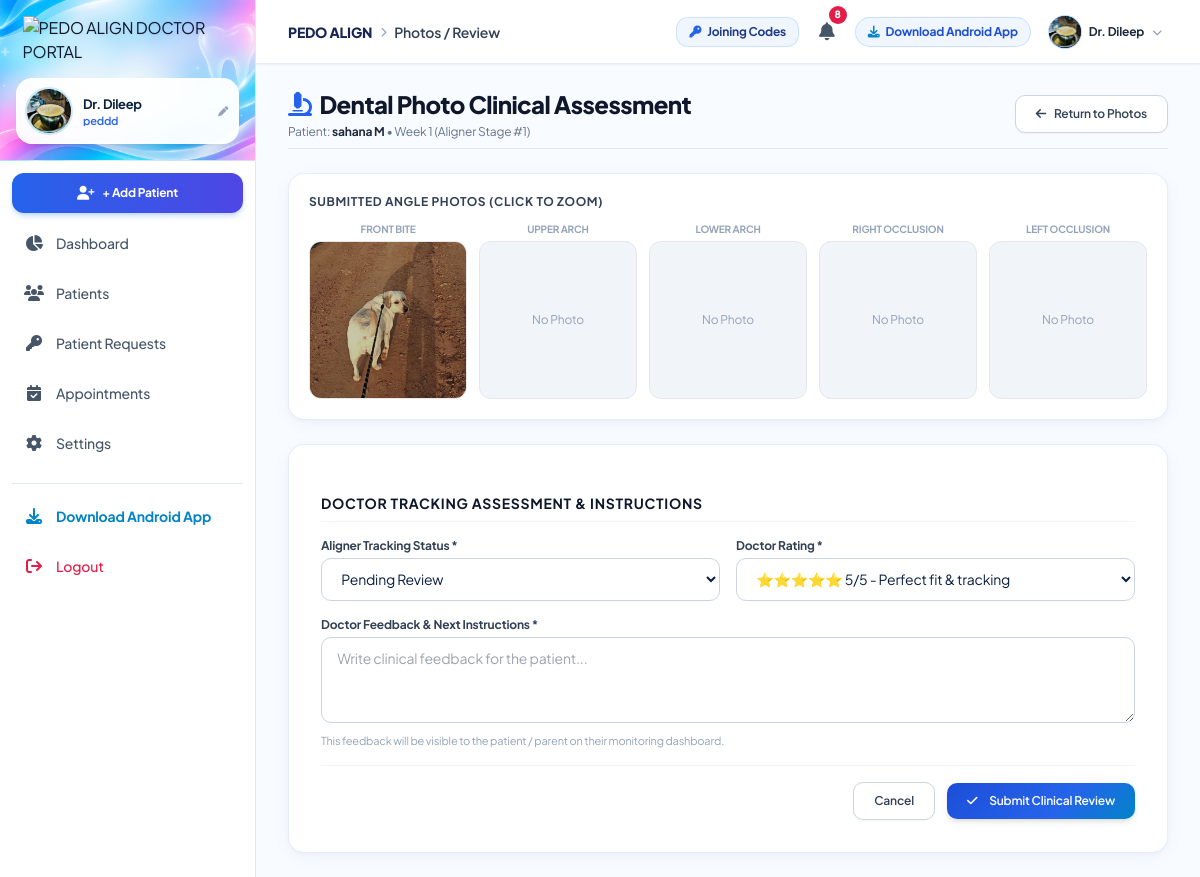
Page /photos/4/review/ (signed in) on the earlier database version.
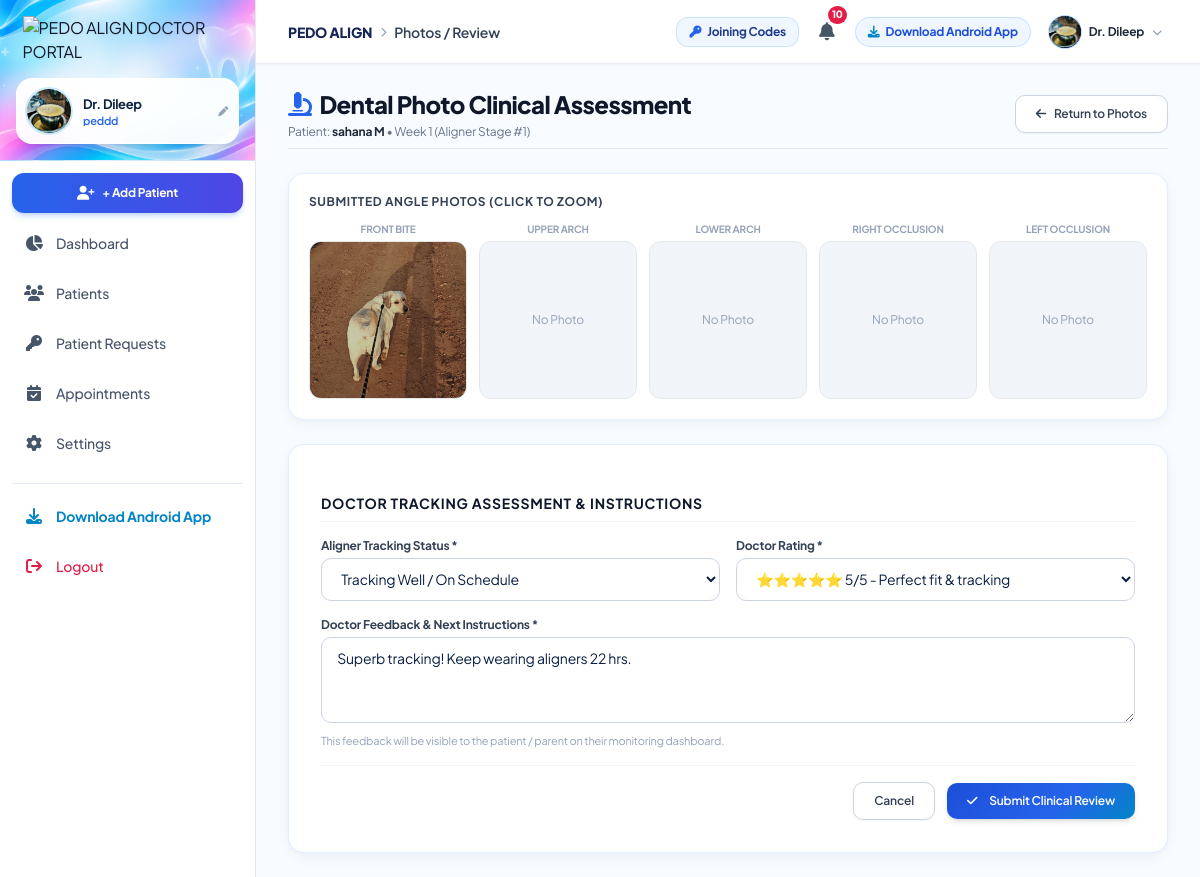
Same page on the later database version.
### doctor/models.py (models this page shows, shortened)
class PhotoMonitoring(models.Model):
    TRACKING_STATUS_CHOICES = [
        ('PENDING_REVIEW', 'Pending Review'),
        ('TRACKING_WELL', 'Tracking Well / On Schedule'),
        ('NEEDS_ATTENTION', 'Needs Attention / Minor Misfit'),
        ('ALIGNER_MISFIT', 'Significant Misfit / Escalated'),
    ]
    patient = models.ForeignKey(Patient, on_delete=models.CASCADE, related_name='photo_uploads')
    week_number = models.PositiveIntegerField(default=1)
    aligner_stage = models.PositiveIntegerField(default=1)
    upload_date = models.DateField(default=timezone.now)
    front_bite_photo = models.ImageField(upload_to='monitoring_photos/', blank=True, null=True)
    upper_arch_photo = models.ImageField(upload_to='monitoring_photos/', blank=True, null=True)
    lower_arch_photo = models.ImageField(upload_to='monitoring_photos/', blank=True, null=True)
    right_occlusion_photo = models.ImageField(upload_to='monitoring_photos/', blank=True, null=True)
    left_occlusion_photo = models.ImageField(upload_to='monitoring_photos/', blank=True, null=True)
    patient_notes = models.TextField(blank=True, null=True)
    tracking_status = models.CharField(max_length=50, choices=TRACKING_STATUS_CHOICES, default='PENDING_REVIEW')
    doctor_feedback = models.TextField(blank=True, null=True)
    doctor_rating = models.PositiveIntegerField(default=5, help_text="Rating out of 5")
    reviewed_at = models.DateTimeField(blank=True, null=True)
    is_before_sample = models.BooleanField(default=False)
    is_after_sample = models.BooleanField(default=False)
    created_at = models.DateTimeField(auto_now_add=True)
    class Meta:
        ordering = ['-upload_date', '-created_at']

### doctor/views.py (the view, shortened to what this page needs)
# urls.py: path('photos/<int:photo_id>/review/', views.photo_review_view, name='photo_review'),
@login_required
def photo_review_view(request, photo_id):
    doctor = get_doctor_or_none(request.user)
    if not doctor:
        return redirect('doctor:login')
    photo_obj = get_object_or_404(PhotoMonitoring, id=photo_id, patient__doctor=doctor)
    form = PhotoMonitoringReviewForm(request.POST or None, instance=photo_obj)
    return render(request, 'doctor/photos/photo_review.html', {
        'form': form,
        'photo': photo_obj,
        'patient': photo_obj.patient,
        'doctor': doctor
    })

### doctor/forms.py
class PhotoMonitoringReviewForm(forms.ModelForm):
    class Meta:
        model = PhotoMonitoring
        fields = ['tracking_status', 'doctor_rating', 'doctor_feedback']
        widgets = {
            'tracking_status': forms.Select(attrs={'class': 'form-input'}),
            'doctor_rating': forms.Select(
                choices=[(5, '⭐⭐⭐⭐⭐ 5/5 - Perfect fit & tracking'),
                         (4, '⭐⭐⭐⭐ 4/5 - Good tracking'),
                         (3, '⭐⭐⭐ 3/5 - Acceptable with minor gaps'),
                         (2, '⭐⭐ 2/5 - Poor tracking / chewier recommended'),
                         (1, '⭐ 1/5 - Urgent Clinic Review Required')],
                attrs={'class': 'form-input'}
            ),
            'doctor_feedback': forms.Textarea(attrs={'class': 'form-input', 'rows': 3, 'placeholder': 'Write clinical feedback for the patient...'}),
        }

### doctor/models.py (called while the page is built)
    @property
    def full_name(self):
        return f"{self.first_name} {self.last_name}"

### doctor/views.py (called while the page is built)
def get_doctor_or_none(user):
    if not user.is_authenticated:
        return None
    try:
        return user.doctor_profile
    except DoctorProfile.DoesNotExist:
        return None

### doctor/templates/doctor/photos/photo_review.html (shortened to what the changed rows need)
{% extends 'doctor/base.html' %}
{% load static %}
{% block content %}
<div class="max-w-4xl mx-auto space-y-6">
    <div class="flex items-center justify-between pb-2 border-b border-slate-200">
        <div>
            <h1 class="text-2xl font-black text-slate-900 tracking-tight flex items-center gap-2">
                <i class="fa-solid fa-microscope text-blue-600"></i> Dental Photo Clinical Assessment
            </h1>
            <p class="text-xs text-slate-500 mt-1">
                Patient: <strong class="text-slate-800">{{ patient.full_name }}</strong> • Week {{ photo.week_number }} (Aligner Stage #{{ photo.aligner_stage }})
            </p>
        </div>
    </div>
    <div class="pa-card p-5">
        <div class="grid grid-cols-2 sm:grid-cols-5 gap-3">
            <div class="cursor-pointer" onclick="openImageModal('{% if photo.front_bite_photo %}{{ photo.front_bite_photo.url }}{% else %}{% static 'doctor/images/placeholder_dental.jpg' %}{% endif %}', 'Front Bite')">
                <div class="aspect-square bg-slate-100 rounded-xl overflow-hidden border">
                    {% if photo.front_bite_photo %}
                    <img src="{{ photo.front_bite_photo.url }}" class="w-full h-full object-cover">
                    {% else %}
                    <div class="w-full h-full flex items-center justify-center text-slate-400 text-xs">No Photo</div>
                    {% endif %}
                </div>
            </div>
        </div>
    </div>
    <form method="POST" class="pa-card p-6 sm:p-8 space-y-4">
        <div class="grid grid-cols-1 sm:grid-cols-2 gap-4">
            <div>
                <label class="block text-xs font-bold text-slate-700 mb-1">Aligner Tracking Status *</label>
                {{ form.tracking_status }}
            </div>
            <div>
                <label class="block text-xs font-bold text-slate-700 mb-1">Doctor Rating *</label>
                {{ form.doctor_rating }}
            </div>
        </div>
        <div>
            <label class="block text-xs font-bold text-slate-700 mb-1">Doctor Feedback & Next Instructions *</label>
            {{ form.doctor_feedback }}
            <span class="text-[11px] text-slate-400 block mt-1">This feedback will be visible to the patient / parent on their monitoring dashboard.</span>
        </div>
    </form>
</div>
{% endblock %}

### doctor/templates/doctor/base.html (shortened to what the changed rows need)
{% load static %}
<!DOCTYPE html>
<html lang="en" class="h-full bg-slate-50">
<head>
    <script src="https://cdn.tailwindcss.com"></script>
    <link rel="stylesheet" href="https://cdnjs.cloudflare.com/ajax/libs/font-awesome/6.5.1/css/all.min.css">
    <link rel="stylesheet" href="{% static 'doctor/css/custom.css' %}">
</head>
<body class="h-full flex flex-col font-sans text-slate-900 bg-slate-50 antialiased selection:bg-blue-100 selection:text-blue-900">
    <div class="flex h-screen overflow-hidden">
        <div class="flex-1 flex flex-col min-w-0 overflow-hidden bg-[#f8fbff]">
            <header class="h-16 w-full bg-white/95 backdrop-blur-md border-b border-slate-200/80 flex items-center justify-between px-4 sm:px-6 lg:px-8 z-30 shadow-sm flex-shrink-0">
                <div class="flex items-center gap-3">
                    <a href="{% url 'doctor:notifications' %}" class="relative p-2 rounded-xl text-slate-600 hover:bg-blue-50 hover:text-blue-600 transition-all " title="View Notifications">
                        <i class="fa-solid fa-bell text-lg"></i>
                        {% if unread_notifications_count > 0 %}
                        <span class="absolute -top-1 -right-1 min-w-[18px] h-[18px] px-1 bg-rose-600 text-white text-[10px] font-black rounded-full flex items-center justify-center ring-2 ring-white shadow-xs animate-pulse">
                            {% if unread_notifications_count > 99 %}99+{% else %}{{ unread_notifications_count }}{% endif %}
                        </span>
                        {% endif %}
                    </a>
                </div>
            </header>
            <main class="flex-1 overflow-y-auto px-4 sm:px-6 lg:px-8 py-6 pb-24 lg:pb-6 custom-scrollbar">
                {% block content %}{% endblock %}
            </main>
        </div>
    </div>
</body>
</html>

Differences in the rows shown:
changed PhotoMonitoring "⭐⭐⭐⭐⭐ 5/5 - Perfect fit & tracking": tracking_status "Pending Review" → "Tracking Well / On Schedule"; doctor_feedback (not shown) → "Superb tracking! Keep wearing aligners 22 hrs."
Other differences:
{{ unread_notifications_count }}: "8" → "10"
